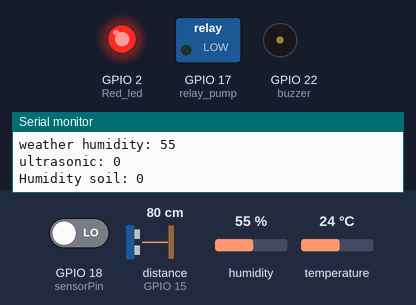
Bench run of a sketch on a simulated ESP32. On the bench: switched loads named in the sketch (green lamp = pin HIGH), output pins drawn as LEDs (lit = HIGH), buzzer (waves = sounding, pin HIGH), the last lines printed to the serial monitor. The test bench sets the inputs (shaded band); at power-on: GPIO 18 (sensorPin) LOW, distance to the obstacle (sensor on GPIO 15) 80 cm, humidity 55 %, temperature 24 °C. The echo pulse lasts 58.3 µs per cm; the RemoteXY app is connected.

Above: at 1.4 s.
1.5 s: GPIO 18 (sensorPin) driven HIGH
At 3.7 s:
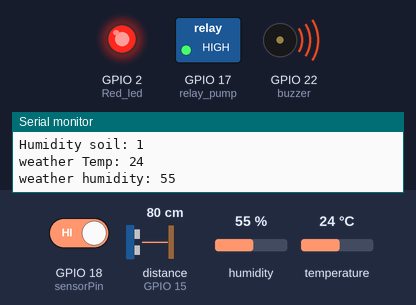
4.0 s: distance to the obstacle (sensor on GPIO 15) set to 15 cm
6.5 s: distance to the obstacle (sensor on GPIO 15) set to 12 cm
At 7.6 s:
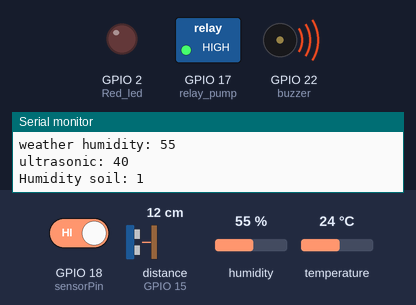
8.3 s: distance to the obstacle (sensor on GPIO 15) set to 18 cm
At 10.9 s:
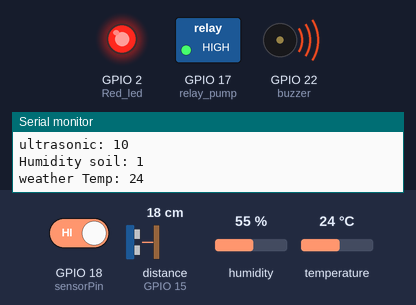
11.4 s: distance to the obstacle (sensor on GPIO 15) set to 2 cm
At 14.2 s:
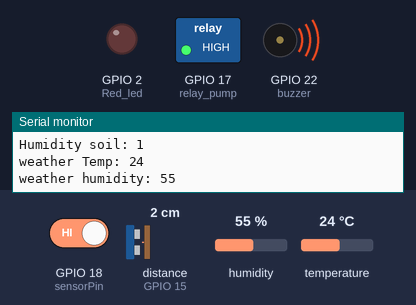
Timing chart, 0 to 15.4 s (numbered marks = the images above; inputs shaded):
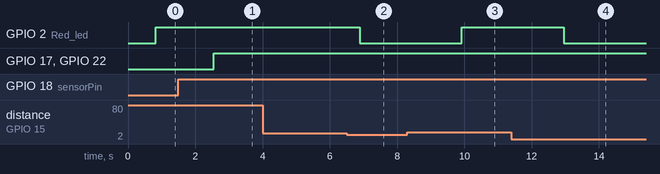

Measured:
- the behaviour switches between 14 and 13 cm on distance to the obstacle (sensor on GPIO 15) (found by bisection; images 1 and 2)
- after the input at 1.5 s, GPIO 17 (relay_pump), GPIO 22 (buzzer): LOW → HIGH after 1.0 s
- after the input at 6.5 s, GPIO 2 (Red_led): HIGH → LOW after 0.39 s
- after the input at 8.3 s, GPIO 2 (Red_led): LOW → HIGH after 1.6 s
- after the input at 11.4 s, GPIO 2 (Red_led): HIGH → LOW after 1.5 s

The sketch:

project11.ino
```cpp
// (licence header left out)
//////////////////////////////////////////////
//        RemoteXY include library          //
//////////////////////////////////////////////

// RemoteXY select connection mode and include library
// RemoteXY select connection mode and include library
#define REMOTEXY_MODE__ESP32CORE_WIFI_CLOUD
#include <WiFi.h>

#include <RemoteXY.h>
#include <Ultrasonic.h>

// RemoteXY connection settings
#define REMOTEXY_WIFI_SSID "OPPO Reno Z"
#define REMOTEXY_WIFI_PASSWORD "nnnnnnnnnn1"

//#define REMOTEXY_WIFI_SSID "Airbox_8F80"
//#define REMOTEXY_WIFI_PASSWORD "7LY4HBL72L9"

#define REMOTEXY_CLOUD_SERVER "cloud.remotexy.com"
#define REMOTEXY_CLOUD_PORT 6376
#define REMOTEXY_CLOUD_TOKEN "0b3827ed006a68d9750dbd3ae8dc3877"

#include <Ultrasonic.h>
Ultrasonic ultrasonic(0, 15);//(D7, D6); //(tigger, echo)  >> echo>D5
int distance;


#include "DHTesp.h"
#define DHTpin 16//14 //D5
DHTesp dht;

int relay_pump = 17;//edited D2 to G;
int buzzer = 22;//D4;
int Sensor_read = 13;//A0;
int Red_led = 2;//D8;

const int sensorPin = 18;//D4;  //D4  soil humidity
int sensorState = 0;

int val, myvar;
String ultraStr = "";
unsigned long myTime;


// RemoteXY configurate
#pragma pack(push, 1)
uint8_t RemoteXY_CONF[] =   // 181 bytes
  { 255,8,0,0,0,174,0,16,16,1,129,0,6,26,21,4,178,87,97,116,
  101,114,32,76,101,118,101,0,129,0,6,41,21,4,0,83,111,105,108,32,
  72,117,109,105,100,105,116,121,0,129,0,6,59,23,4,35,84,101,109,112,
  101,114,97,116,117,114,101,0,7,53,33,41,20,5,2,26,2,7,53,33,
  26,20,5,2,26,2,7,53,33,59,20,5,2,26,2,129,0,6,73,23,
  4,254,72,117,109,105,100,105,116,121,0,7,53,33,73,20,5,2,26,2,
  129,0,54,26,5,6,17,37,0,129,0,54,59,6,5,17,194,176,67,0,
  129,0,54,73,5,6,17,37,0,129,0,33,46,19,3,36,49,32,110,101,
  101,100,32,119,97,116,101,114,0,129,0,54,40,6,6,17,240,159,140,167,
  0 };

// this structure defines all the variables and events of your control interface
struct {

    // input variables
  int16_t Humidity_val;  // 32767.. +32767
  int16_t Ultrasonic_val;  // 32767.. +32767
  int16_t temp_val;  // 32767.. +32767
  int16_t hum_val;  // 32767.. +32767

    // other variable
  uint8_t connect_flag;  // =1 if wire connected, else =0

} RemoteXY;
#pragma pack(pop)

/////////////////////////////////////////////
//           END RemoteXY include          //
/////////////////////////////////////////////


void setup()
{
  RemoteXY_Init ();
  Serial.begin(115200);
  pinMode(relay_pump, OUTPUT);
  pinMode(buzzer, OUTPUT);
  pinMode(Sensor_read, INPUT);
  pinMode(Red_led, OUTPUT);
  pinMode(sensorPin, INPUT);
  dht.setup(DHTpin, DHTesp::DHT11);
  // TODO you setup code
  myTime = millis();
}

void loop() {
  RemoteXY_Handler ();
//  turn_on_pump_from_app();
  //  if (millis() - myTime == 1000) {
  weather_temp();
  weather_humidity();
//  LDR_sensor();
  ultrasonic_read();
  soid_humidity();
  delay(300);
  //    myTime = millis();
  //  }
}

void soid_humidity() {
  sensorState = digitalRead(sensorPin);
  Serial.print("Humidity soil: ");
  Serial.println(sensorState);
  if (sensorState == 1){
    RemoteXY.Humidity_val = 1;
    digitalWrite(relay_pump, HIGH);
    digitalWrite(buzzer, HIGH);
  }
  else if(sensorState == 0){
    RemoteXY.Humidity_val = 0;
    digitalWrite(relay_pump, LOW);
    digitalWrite(buzzer, LOW);
  }
  delay(200);
}

void LDR_sensor() {
  int val1 = analogRead(Sensor_read) / 10;
//  RemoteXY.LDR_val = val1;
  Serial.print("LDR: ");
  Serial.println(val1);
  delay(200);
}

/*void turn_on_pump_from_app() {
  digitalWrite(relay_pump, (RemoteXY.Turn_On_Pump == 0) ? LOW : HIGH);
  digitalWrite(buzzer, (RemoteXY.Turn_On_Pump == 0) ? LOW : HIGH);
  delay(200);
  if (RemoteXY.Turn_On_Pump == 1) {
    Serial.println("pump on");
  }
  else {
    Serial.println("pump off");
  }
  delay(200);
}*/

void weather_temp() {
  myvar = dht.getTemperature();
  delay(100);
  RemoteXY.temp_val = myvar;
  Serial.print("weather Temp: ");
  Serial.println(myvar);
  delay(200);
}

void weather_humidity() {
  myvar = dht.getHumidity();
  delay(100);
  RemoteXY.hum_val = myvar;
  Serial.print("weather humidity: ");
  Serial.println(myvar);
  delay(200);
}

void ultrasonic_read() {
  int empty = 20;
  int num = 100 / empty;
  distance = ultrasonic.read() / num;
  int percentage = 100 - (((ultrasonic.read()) * 100) / empty);
  if(percentage < 0)
    percentage = 0;
  delay(200);
  RemoteXY.Ultrasonic_val = percentage;
  Serial.print("ultrasonic: ");
  Serial.println(percentage);
  if (percentage <= 30) {
    digitalWrite(Red_led, HIGH);
  }
  else
    digitalWrite(Red_led, LOW);
  delay(200);
}
```
